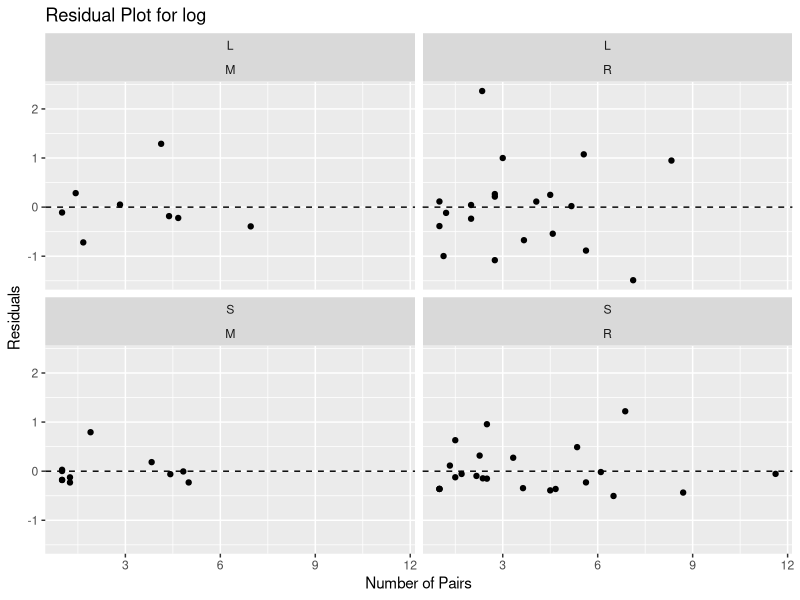
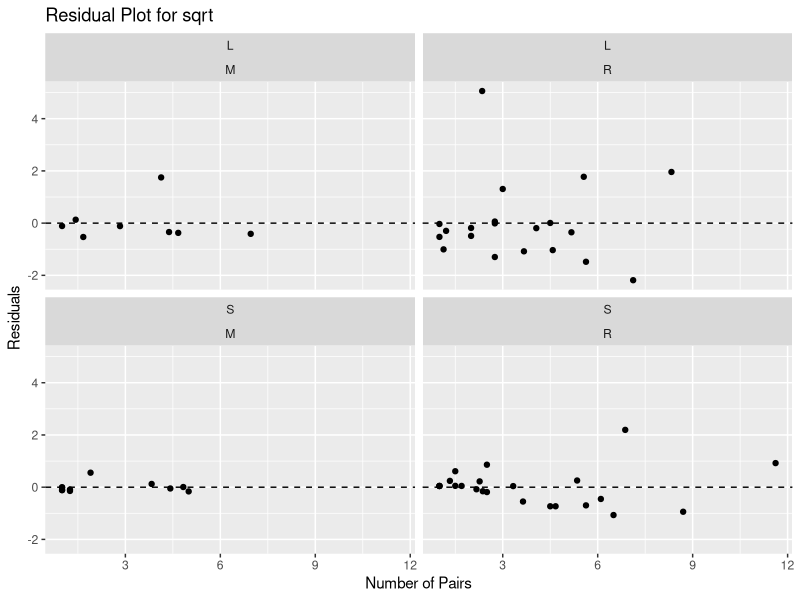
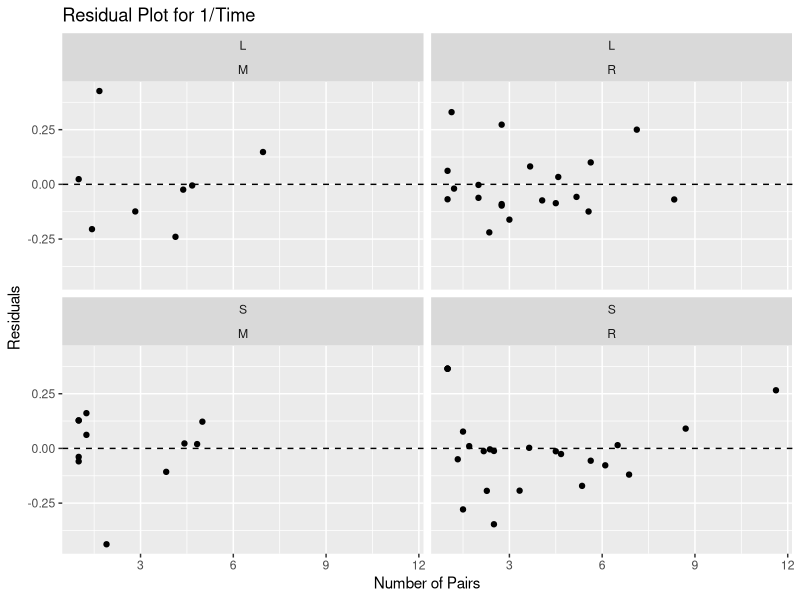

The R source for these figures, in order:
library(ggplot2)

#load the dataset
data <- read.csv("data.csv")

# Create the models with different transformations
full_model_log <- lm(log(Time) ~ Pairs * Size * Status, data = data)

full_model_sqrt <- lm(sqrt(Time) ~ Pairs * Size * Status, data = data)

full_model_div <- lm(1/Time ~ Pairs * Size * Status, data = data)

# Create a residual plot for log
residual_plot_log <- ggplot(data, aes(x = Pairs, y = resid(full_model_log))) +
  geom_point() +
  facet_wrap(~ Size + Status, nrow = 2) +
  geom_hline(yintercept = 0, linetype = "dashed") +
  xlab("Number of Pairs") +
  ylab("Residuals") +
  ggtitle("Residual Plot for log")
full_model <- lm(1/(Time) ~ Pairs * Size * Status, data = data)

# Create a residual plot for sqrt
residual_plot_sqrt <- ggplot(data, aes(x = Pairs, y = resid(full_model_sqrt))) +
  geom_point() +
  facet_wrap(~ Size + Status, nrow = 2) +
  geom_hline(yintercept = 0, linetype = "dashed") +
  xlab("Number of Pairs") +
  ylab("Residuals") +
  ggtitle("Residual Plot for sqrt")

# Create a residual plot
residual_plot_div <- ggplot(data, aes(x = Pairs, y = resid(full_model_div))) +
  geom_point() +
  facet_wrap(~ Size + Status, nrow = 2) +
  geom_hline(yintercept = 0, linetype = "dashed") +
  xlab("Number of Pairs") +
  ylab("Residuals") +
  ggtitle("Residual Plot for 1/Time")

print(residual_plot_log)
print(residual_plot_sqrt)
print(residual_plot_div)